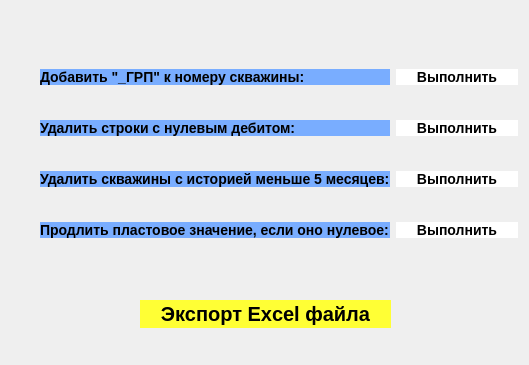
<?xml version="1.0" encoding="UTF-8"?>
<ui version="4.0">
 <class>secondwindow</class>
 <widget class="QWidget" name="secondwindow">
  <property name="geometry">
   <rect>
    <x>0</x>
    <y>0</y>
    <width>529</width>
    <height>365</height>
   </rect>
  </property>
  <property name="windowTitle">
   <string>Form</string>
  </property>
  <property name="styleSheet">
   <string notr="true">
QPushButton{
background-color:white ;
width:100px;
length:200px;
font-size: 14px;
font-weight:bold;
border:none;
text-align:center;
}
QPushButton:hover{
background-color:silver;
}
QPushButton:pressed{
background-color:rgb(96, 255, 39);
}
QLabel{
background-color:rgb(121, 173, 255);
width:100px;
length:200px;
font-size: 14px;
font-weight:bold;
border:none;
text-align:center;
}</string>
  </property>
  <widget class="QWidget" name="gridLayoutWidget">
   <property name="geometry">
    <rect>
     <x>40</x>
     <y>40</y>
     <width>478</width>
     <height>231</height>
    </rect>
   </property>
   <layout class="QGridLayout" name="gridLayout">
    <item row="0" column="0">
     <widget class="QLabel" name="label">
      <property name="text">
       <string>Добавить &quot;_ГРП&quot; к номеру скважины:</string>
      </property>
     </widget>
    </item>
    <item row="1" column="0">
     <widget class="QLabel" name="label_2">
      <property name="text">
       <string>Удалить строки с нулевым дебитом:</string>
      </property>
     </widget>
    </item>
    <item row="2" column="0">
     <widget class="QLabel" name="label_3">
      <property name="text">
       <string>Удалить скважины с историей меньше 5 месяцев:</string>
      </property>
     </widget>
    </item>
    <item row="3" column="0">
     <widget class="QLabel" name="label_4">
      <property name="text">
       <string>Продлить пластовое значение, если оно нулевое:</string>
      </property>
     </widget>
    </item>
    <item row="0" column="1">
     <widget class="QPushButton" name="pushButton">
      <property name="text">
       <string>Выполнить</string>
      </property>
     </widget>
    </item>
    <item row="1" column="1">
     <widget class="QPushButton" name="pushButton_2">
      <property name="text">
       <string>Выполнить</string>
      </property>
     </widget>
    </item>
    <item row="2" column="1">
     <widget class="QPushButton" name="pushButton_3">
      <property name="text">
       <string>Выполнить</string>
      </property>
     </widget>
    </item>
    <item row="3" column="1">
     <widget class="QPushButton" name="pushButton_4">
      <property name="text">
       <string>Выполнить</string>
      </property>
     </widget>
    </item>
   </layout>
  </widget>
  <widget class="QPushButton" name="pushButton_5">
   <property name="geometry">
    <rect>
     <x>140</x>
     <y>300</y>
     <width>251</width>
     <height>28</height>
    </rect>
   </property>
   <property name="styleSheet">
    <string notr="true">
QPushButton{
background-color: rgb(255, 255, 53);
width:100px;
length:200px;
font-size: 20px;
font-weight:bold;
border:none;
text-align:center;
}
QPushButton:hover{
background-color:silver;
}
QPushButton:pressed{
background-color:rgb(96, 255, 39);
}
</string>
   </property>
   <property name="text">
    <string>Экспорт Excel файла</string>
   </property>
  </widget>
 </widget>
 <resources/>
 <connections/>
</ui>
